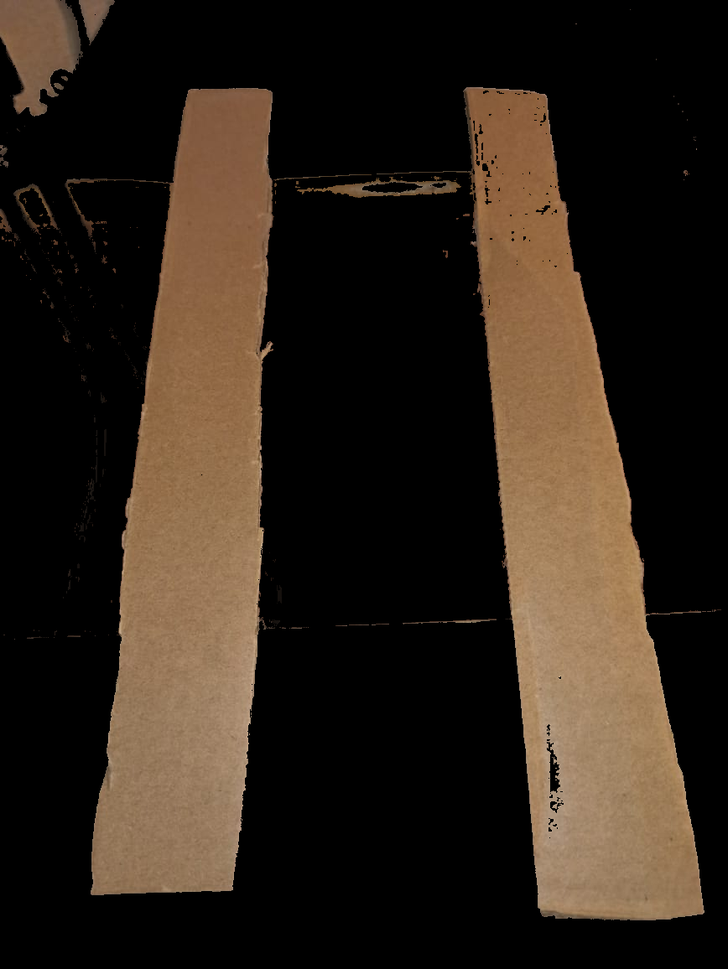
#> input picture examples/Hands-OnImageProcessingWithPython/Etapas/Etapa2/img/out2.png, 728 x 969 px, shrunk from 868 x 1156 before the run
$ python segm.py   (older library calls are emulated)
#> lines starting #> are read from the running program, lines starting #| are printed output that depends on the picture; after the words box and inside, x2 and y2 are one past the last pixel; in counts of white or black regions, pixels touching at a corner belong together
from scipy import ndimage as ndi
from skimage.morphology import watershed, binary_dilation, binary_erosion, remove_small_objects
from skimage.morphology import disk, square
from scipy.ndimage import distance_transform_edt
from skimage.measure import label, regionprops
from skimage.segmentation import clear_border
from skimage.filters import rank, threshold_otsu
from skimage.feature import peak_local_max, blob_log
from skimage.util import img_as_ubyte
from skimage.io import imread
from skimage.color import rgb2gray
import numpy as np
import matplotlib.pyplot as plt
from skimage.io import imsave

changeimg = 'img/out2.png'
saveimg = 'img/out22.png'

image = img_as_ubyte(rgb2gray(imread(changeimg)))
#> image: shape (969, 728); min 0, max 194, mean 36.7

#distance = ndi.distance_transform_edt(image)
#local_maximum = peak_local_max(distance, indices=False, footprint=np.ones((5, 5)), labels=image)
#markers = ndi.label(local_maximum)[0]

denoised = rank.median(image, disk(25))
markers = rank.gradient(denoised, disk(10)) < 20
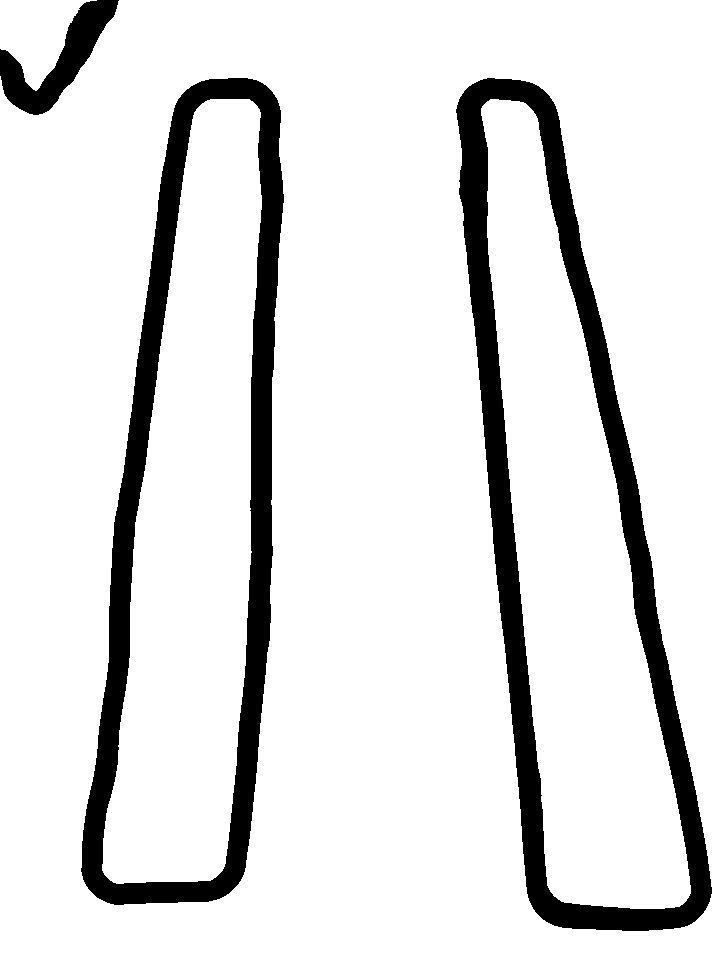
#> markers: shape (969, 728) bool; 88.3% white; 3 black regions
markers = ndi.label(markers)[0]
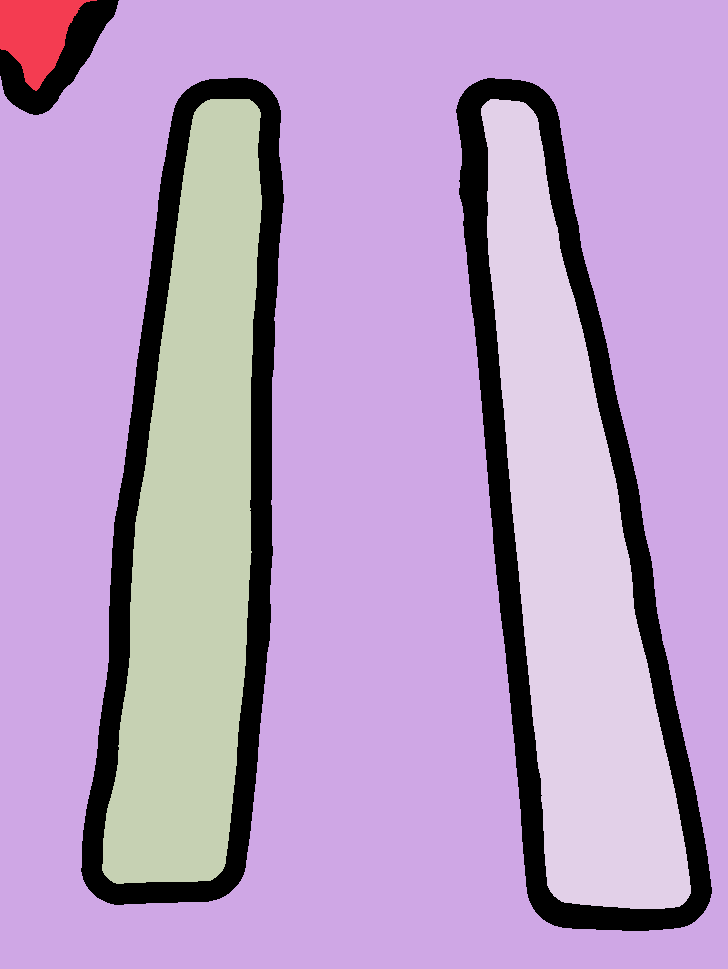
#> markers: shape (969, 728) int32; 5 distinct labels, from 0 to 4; one colour per label, 0 black

gradient = rank.gradient(denoised, disk(25))
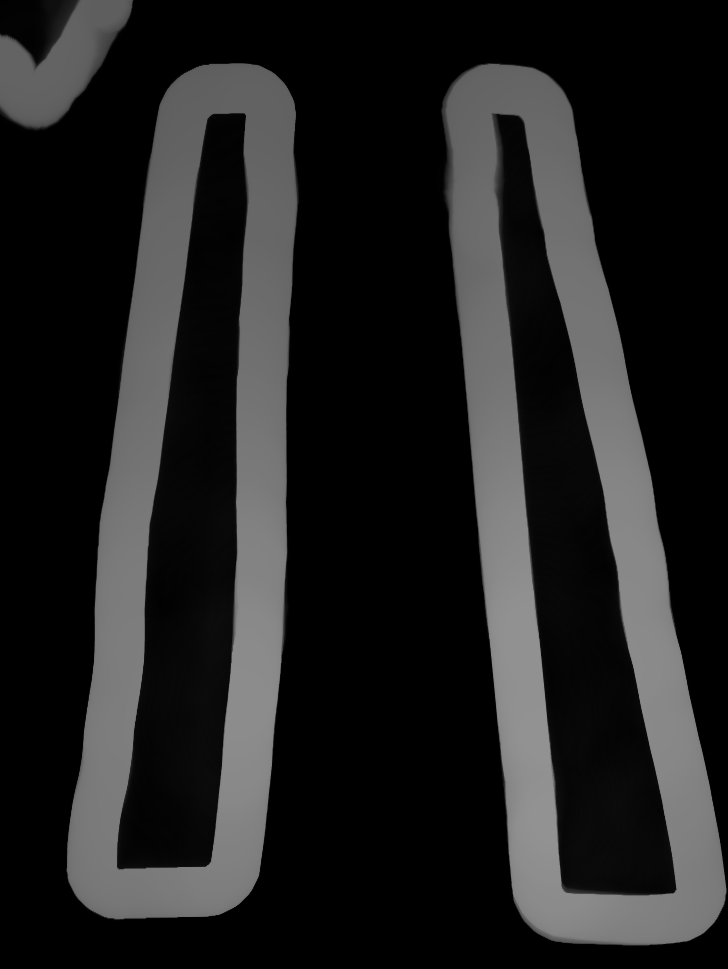
#> gradient: shape (969, 728); min 0, max 146, mean 33.5
labels = watershed(gradient, markers)
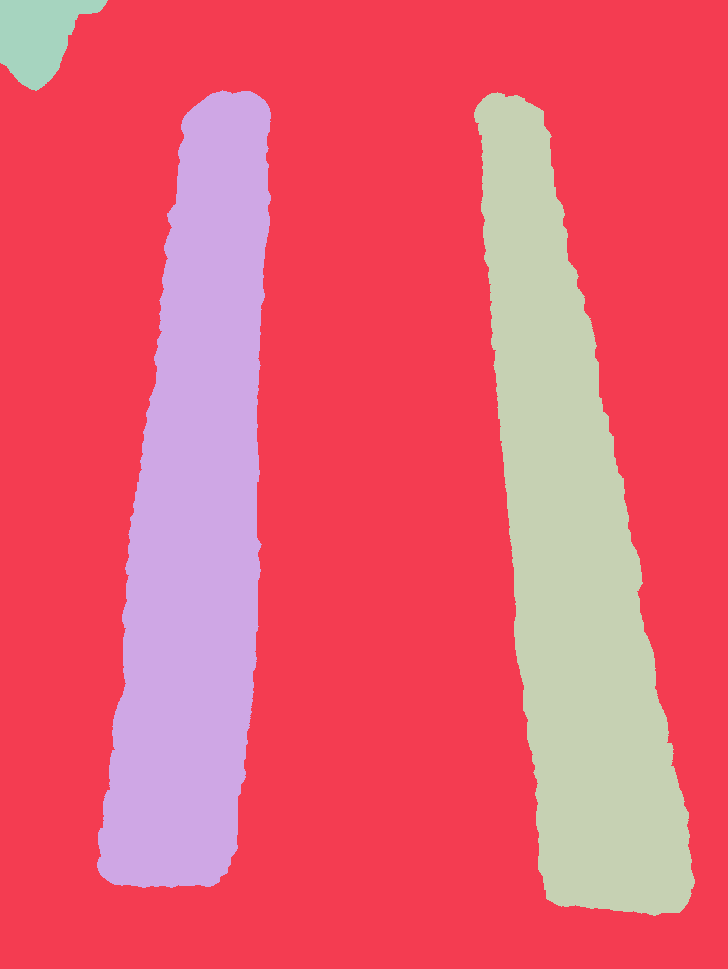
#> labels: shape (969, 728) int32; 4 distinct labels, from 1 to 4; one colour per label, 0 black
#labels = remove_small_objects(labels, min_size=10)

labels = clear_border(labels, buffer_size=1)
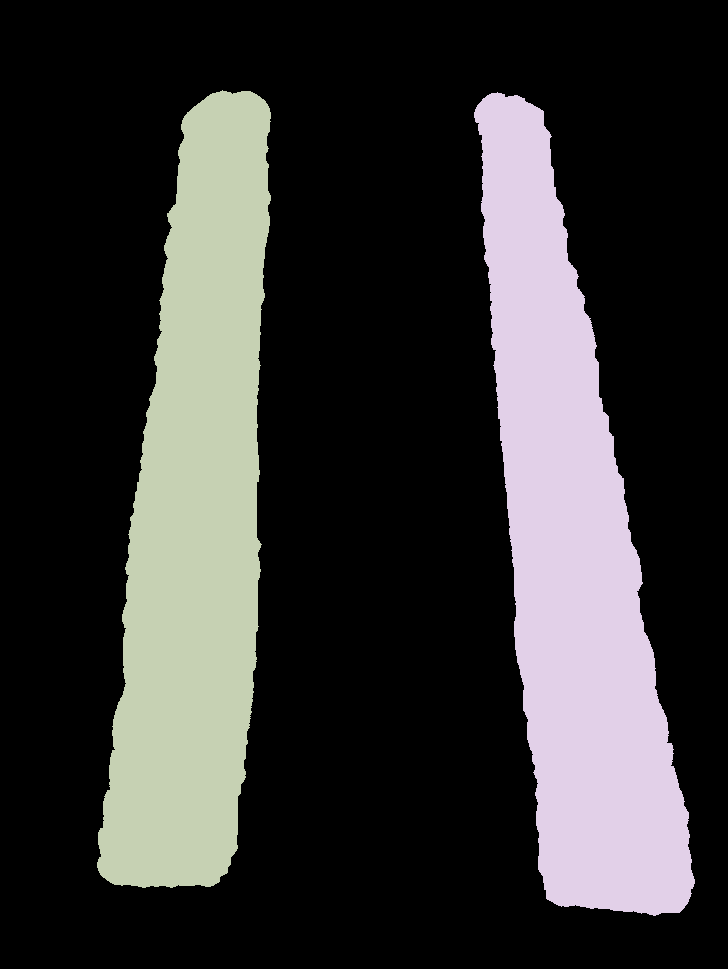
#> labels: shape (969, 728) int32; 3 distinct labels, from 0 to 4; one colour per label, 0 black

props = regionprops(labels)
#> props = 2 regions; box (x1, y1, x2, y2) and area: (474, 92, 695, 916) 93010, (97, 90, 271, 888) 91953
print(len(np.unique(labels)), len(props))
#| 3 2

indices = np.where( (1-labels) != [0])
#> indices = 705432 positions, rows 0 to 968, columns 0 to 727
coordinates = list(zip(indices[0], indices[1]))
#> coordinates = 705432 items

print("Disntancia entre piernas [PIXELES]: ", (coordinates[0][1] - coordinates[-1][1]) )
#| Disntancia entre piernas [PIXELES]:  -727

# Save
imsave(saveimg, labels)
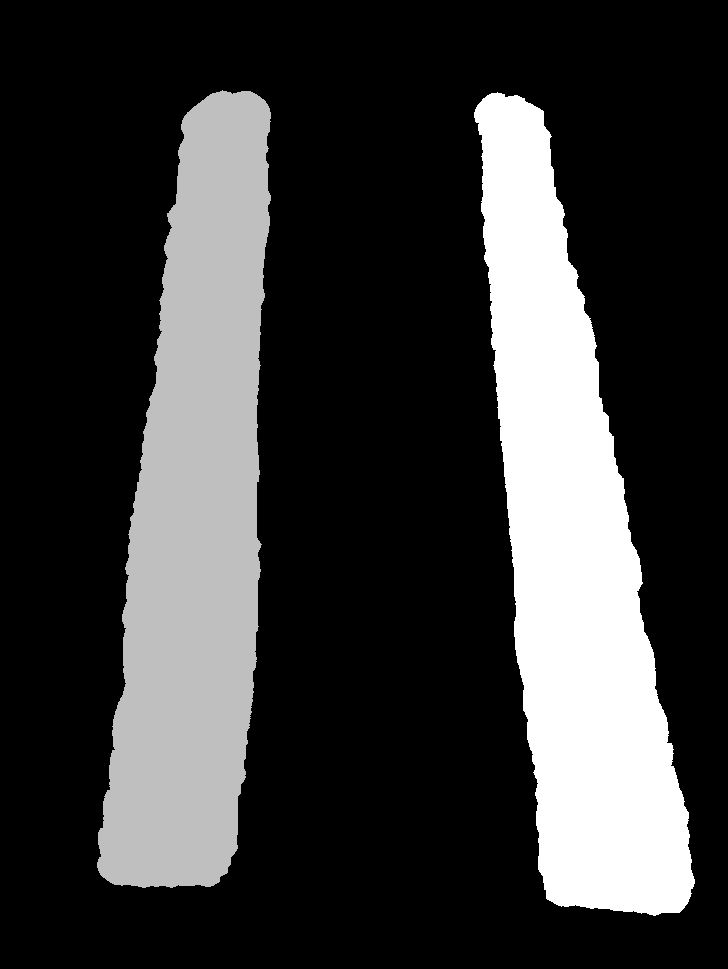
#> saved as out22.png: shape (969, 728) uint16; min 0, max 4, mean 0.918; drawn with min black and max white

plt.subplot(2,3,1)
plt.imshow(image, cmap='gray')
plt.axis('off')
plt.title('image', size=10)

plt.subplot(2,3,2)
plt.imshow(denoised, cmap='gray')
plt.axis('off')
plt.title('denoised', size=10)

plt.subplot(2,3,3)
plt.imshow(markers, cmap='gray')
plt.axis('off')
plt.title('markers', size=10)

plt.subplot(2,3,4)
plt.imshow(gradient, cmap='gray')
plt.axis('off')
plt.title('gradient', size=10)

plt.subplot(2,3,5)
plt.imshow(labels, cmap='gray')
plt.axis('off')
plt.title('labels', size=10)

plt.show()
